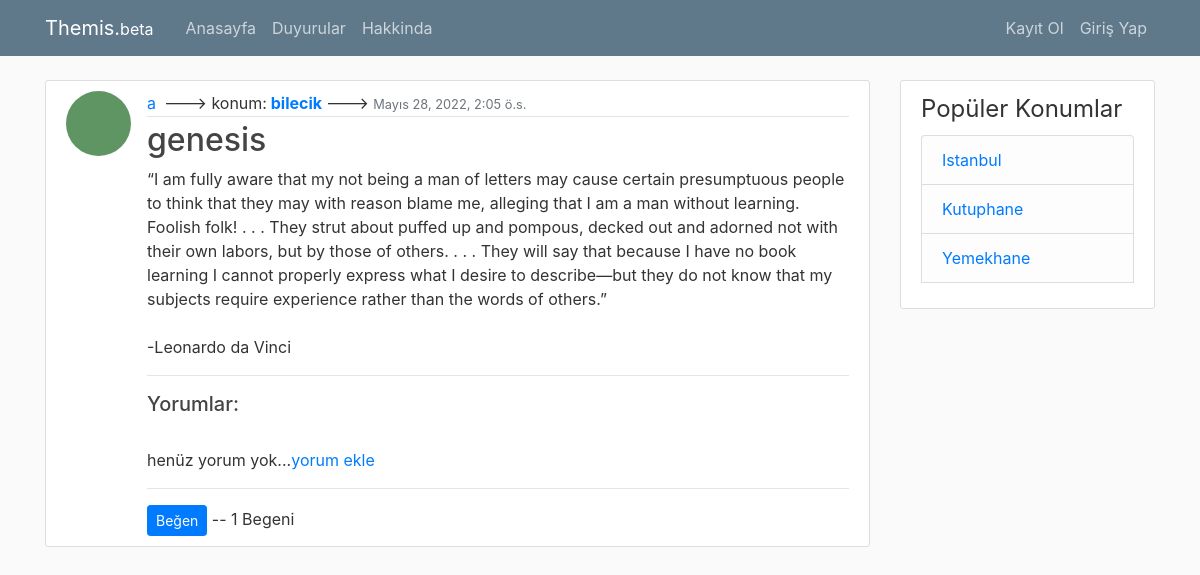
The app's page /post/2/ with its own data.
### blog/models.py (models this page shows, shortened)
class Post(models.Model):
    title = models.CharField(max_length=100)
    content = models.TextField(default="")
    date_posted = models.DateTimeField(default=timezone.now)
    author = models.ForeignKey(User, on_delete=models.CASCADE)  #if is deleted than delete their posts
    location = models.CharField(max_length=100, default="")
    tags = TaggableManager()
    likes = models.ManyToManyField(User, related_name='blog_posts')
    mood = models.CharField(max_length=20, default="")
    def total_likes(self):
        return self.likes.count()

### users/models.py (models this page shows, shortened)
class Profile(models.Model):
	user = models.OneToOneField(User, on_delete=models.CASCADE) #with user modele have a one to one relationship--- İF USER DELETED DELETE THE PROFILE
	image = models.ImageField(default='default.jpg', upload_to='profile-pics')

### blog/views.py (the view)
# urls.py: path('post/<int:pk>/', PostDetailView.as_view(), name='post-detail'),#pk means primary key like post 1 post 2 etc
class PostDetailView(DetailView):
	model = Post
	def get_context_data(self, *args, **kwargs):
		context = super(PostDetailView, self).get_context_data(*args, **kwargs)
		stuff = get_object_or_404(Post, id=self.kwargs['pk'])
		total_likes = stuff.total_likes()
		context["total_likes"] = total_likes
		return context

### blog/templates/blog/post_detail.html (shortened to what this page needs)
{% extends "blog/base.html" %}
{% block content%}
		<article class="media content-section">
		  <img class='rounded-circle article-img' src="{{ object.author.profile.image.url }}">
		  <div class="media-body">
		    <div class="article-metadata">
		      <a class="mr-2" href="{% url 'user-posts' object.author.username %}">{{ object.author }}</a>--->
				{% for tag in post.tags.all %}
                    konum:<strong> <a href="{% url 'tagged' tag.slug %}">{{ tag.name }}</a> </strong></a>--->
              {% endfor %}
		      <small class="text-muted">{{ object.date_posted}}</small>
		    </div>
		    <h2 class="article-title"> {{ object.title }}</h2>
		    <p class="article-content">{{ object.content }}</p>
		    <hr>
		    <h5>Yorumlar:</h5>
		    <br>
		    {% if not post.comments.all %}
		    	henüz yorum yok...<a href="{% url 'add_comment' post.pk %}">yorum ekle</a>
		    {% endif %}
		    <br/>
		    <hr>
		    <form action="{% url 'like_post' post.pk%}"
		    method="POST">
		    	<button type="submit", name="post_id", value="{{ post.id }}", class="btn btn-primary btn-sm">Beğen</button> -- {{ total_likes }} Begeni
			</form>
		  </div>
		</article>
{% endblock content %}

### blog/static/blog/main.css (style rules this page uses)
body { background: #fafafa; color: #333333; margin-top: 5rem; }
h1, h2, h3, h4, h5, h6 { color: #444444; }
.content-section { background: #ffffff; padding: 10px 20px; border: 1px solid #dddddd; border-radius: 3px; margin-bottom: 20px; }
.article-title { color: #444444; }
.article-content { white-space: pre-line; }
.article-img { height: 65px; width: 65px; margin-right: 16px; }
.article-metadata { padding-bottom: 1px; margin-bottom: 4px; border-bottom: 1px solid #e3e3e3 }

### records on screen
Post: author.profile.image (placeholder picture), author "a", date_posted "Mayıs 28, 2022, 2:05 ö.s.", title "genesis", content "“I am fully aware that my not being a man of letters may cause certain presumptuous people to think that they may with reason blame me, alleging that I am a man without learning. Foolish folk! . . . They strut about puffed up and pompous, decked out and adorned not with their own labors, but by those of others. . . . They will say that because I have no book learning I cannot properly express what I desire to describe—but they do not know that my subjects require experience rather than the words of others.” -Leonardo da Vinci"
Tag: name "bilecik"

### other values on screen
{{ total_likes }} "1"
